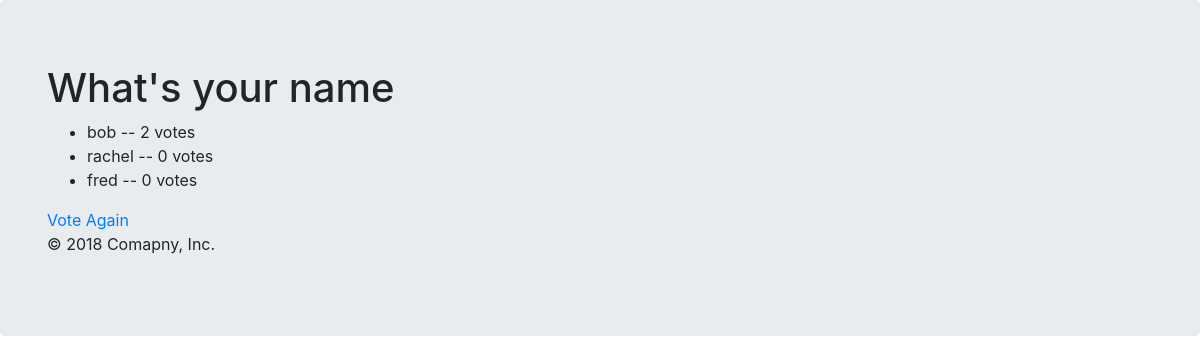
The page /polls/1/results on the database as committed earlier.
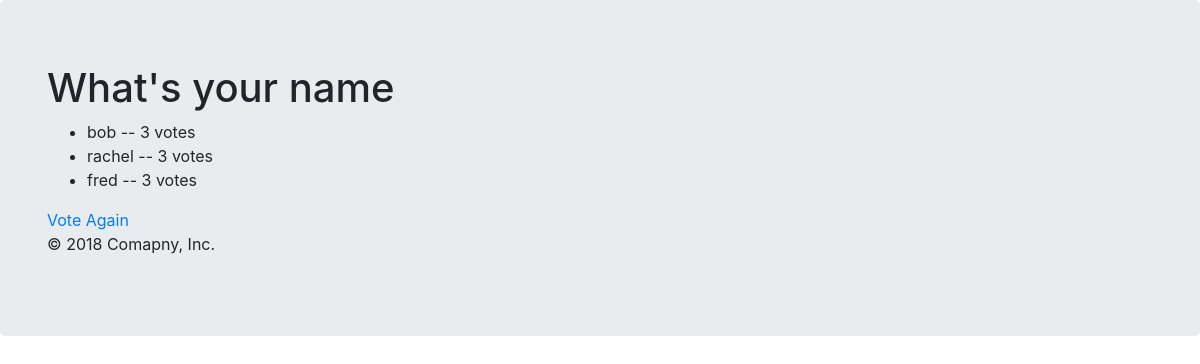
The same page on the database as committed later.
### polls/models.py (models this page shows, shortened)
class Question(models.Model):
    question_text = models.CharField(max_length=200)
    pub_date = models.DateTimeField('date published')

class Choice(models.Model):
    choice_text = models.CharField(max_length=200)
    votes = models.IntegerField(default=0)
    question = models.ForeignKey(Question, on_delete=models.CASCADE)

### polls/views.py (the view)
# urls.py: url(r'^(?P<question_id>[0-9]+)/results$', views.results, name="results"),
def results(request, question_id):
    question = get_object_or_404(Question, pk = question_id)
    return render(request, 'polls/results.html', {'question': question})

### polls/templates/polls/results.html
{% extends 'polls/base.html' %}
{% block main_content %}
<h1>{{question.question_text}}</h1>
<ul>
    {% for choice in question.choice_set.all %}
        <li>
            {{choice.choice_text}} -- {{choice.votes}} vote{{choice.votes|pluralize}}
        </li>
    {% endfor %}
</ul>
<a href = "{% url 'polls.detail' question.id %}"> Vote Again</a>
{% endblock %}

### polls/templates/polls/base.html (shortened to what this page needs)
{% load staticfiles %}
<!DOCTYPE html>
<html lang="en">
<head>
    <link rel="stylesheet" type="text/css" href="{% static 'polls/bootstrap-4.0.0-dist/css/bootstrap.min.css' %}" />
    <link rel="stylesheet" type="text/css" href="{% static 'polls/style.css' %}" />
</head>
<body>
<div class="jumbotron">
      <div class="container">
        {% block main_content %}
        {% endblock %}
        {% include "polls/footer.html" %}
    </div>
</div>
</body>
</html>

### polls/templates/polls/footer.html
<footer>
    <p>&copy; 2018 Comapny, Inc.</p>
</footer>

Rows that differ between the two databases and show on the page:
changed Choice "bob": votes "2" → "3"
changed Choice "rachel": votes "0" → "3"
changed Choice "fred": votes "0" → "3"
